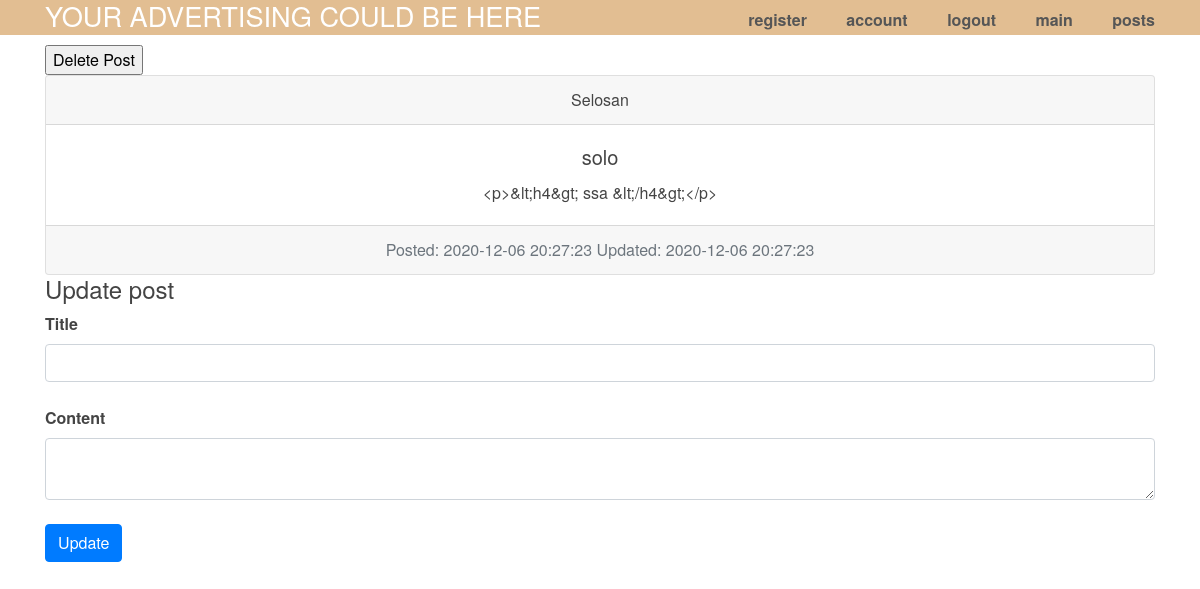
Screenshot of /post/1 (signed in) with the database file from the repository.
### app/models.py (models this page shows, shortened)
class User(db.Model, UserMixin):
    id = db.Column(db.Integer, primary_key=True)
    username = db.Column(db.String(64), index=True, unique=True)
    email = db.Column(db.String(120), index=True, unique=True)
    password_hash = db.Column(db.String(128))
    posts = db.relationship('Post', backref='author', lazy='dynamic')
    image_file = db.Column(db.String(20), nullable=False, default='default.jpg')
    about_me = db.Column(db.String(140))
    last_seen = db.Column(db.DateTime, default=dt.utcnow)
    admin = db.Column(db.Boolean, default=False)

class Post(db.Model):
    id = db.Column(db.Integer, primary_key=True)
    title = db.Column(db.String(100))
    body = db.Column(db.String(140))
    timestamp = db.Column(db.DateTime, index=True, default=dt.utcnow)
    updatetime = db.Column(db.DateTime, default=dt.utcnow)
    user_id = db.Column(db.Integer, db.ForeignKey('user.id'))

### app/blueprints/post/views.py (the view, shortened to what this page needs)
@post_blueprint.route('/post/<int:post_id>', methods=['GET', 'POST'])
@login_required
def post(post_id):
    post = Post.query.filter_by(id=post_id).first()
    form = UpdatePostForm()
    if current_user.username != post.author.username:
        flash("Its not your post", category="eror")
        return redirect(url_for('posts.posts'))
    elif "delete" in request.form:
        db.session.delete(post)
        db.session.commit()
        flash("Post deleted", category="eror")
        return redirect(url_for('posts.posts'))
    return render_template('post/post.html', post=post, form=form)

### app/forms.py
class UpdatePostForm(FlaskForm):
    title = StringField('Title', validators=[DataRequired()])
    body = TextAreaField('Content', validators=[DataRequired()])
    submit = SubmitField('Update')
    submit2 = SubmitField('Delate Post')

### app/models.py (called while the page is built)
@login.user_loader
def load_user(id):
    return User.query.get(int(id))

### app/blueprints/post/templates/post/post.html (shortened to what this page needs)
{% extends "layout.html" %}
{% block content %}
<form action="{{url_for('posts.post', post_id=post.id)}}" method="post" novalidate>
  <input type="submit" name="delete" value="Delete Post">
</form>
    <div class="card text-center">
        <div class="card-header">
            {{post.author.username}}
        </div>
        <div class="card-body">
          <h5 class="card-title">{{post.title}}</h5>
          <p class="card-text">{{post.body}}</p>
        </div>
        <div class="card-footer text-muted">
          Posted: {{post.timestamp}} Updated: {{post.updatetime}}
        </div>
      </div>
      <h4> Update post </h4>
      {% from "_render_field.html" import render_field %}
        <form action="{{url_for('posts.post', post_id=post.id)}}" method="post" novalidate>
            {{ render_field(form.title) }}
            {{ render_field(form.body) }}
            <p>{{ form.submit(class='btn btn-primary') }}</p>
        </form>
{% endblock %}

### app/static/css/main.css (style rules this page uses)
body { margin: 0; padding: 0; font-family: "Helvetica Neue", Helvetica, Arial, sans-serif; color: #444; }

### rows the page displays
User: author.username "Selosan"
Post: title "solo", body "<p>&lt;h4&gt; ssa &lt;/h4&gt;</p>", timestamp "2020-12-06 20:27:23", updatetime "2020-12-06 20:27:23"

### other values shown
{{ field.label }} "Title Content"
